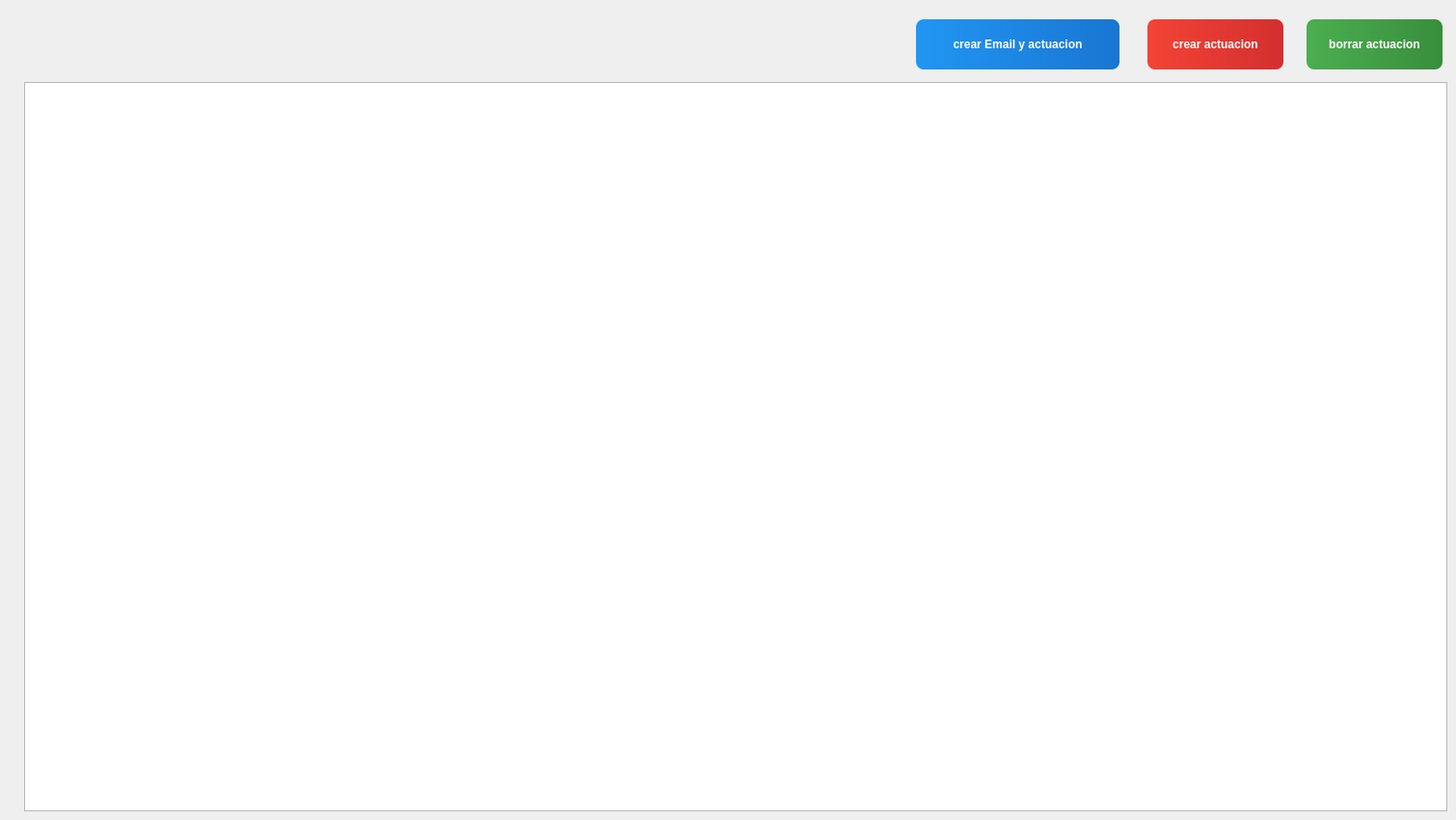
    <widget class="QWidget" name="Actuaciones">
     <attribute name="title">
      <string>Actuaciones</string>
     </attribute>
     <widget class="QTableWidget" name="tableActuaciones">
      <property name="geometry">
       <rect>
        <x>25</x>
        <y>85</y>
        <width>1476</width>
        <height>756</height>
       </rect>
      </property>
      <attribute name="horizontalHeaderMinimumSectionSize">
       <number>70</number>
      </attribute>
      <attribute name="verticalHeaderDefaultSectionSize">
       <number>70</number>
      </attribute>
      <attribute name="verticalHeaderMinimumSectionSize">
       <number>70</number>
      </attribute>
     </widget>
     <widget class="QPushButton" name="add_actuacion">
      <property name="geometry">
       <rect>
        <x>1355</x>
        <y>20</y>
        <width>141</width>
        <height>52</height>
       </rect>
      </property>
      <property name="styleSheet">
       <string notr="true">QPushButton {
    background: qlineargradient(x1:0,y1:0,x2:1,y2:0, stop:0 #4CAF50, stop:1 #388E3C);
    color: #ffffff;
    border: none;
    border-radius: 8px;
    padding: 6px 12px;
    font-weight: 600;
}
QPushButton:hover {
    background: qlineargradient(x1:0,y1:0,x2:1,y2:0, stop:0 #66BB6A, stop:1 #4CAF50);
}
QPushButton:pressed {
    background: #2E7D32;
}</string>
      </property>
      <property name="text">
       <string>borrar actuacion</string>
      </property>
     </widget>
     <widget class="QPushButton" name="borrar_actuacion">
      <property name="geometry">
       <rect>
        <x>1190</x>
        <y>20</y>
        <width>141</width>
        <height>52</height>
       </rect>
      </property>
      <property name="styleSheet">
       <string notr="true">QPushButton {
    background: qlineargradient(x1:0,y1:0,x2:1,y2:0, stop:0 #f44336, stop:1 #d32f2f);
    color: #ffffff;
    border: none;
    border-radius: 8px;
    padding: 6px 12px;
    font-weight: 600;
}
QPushButton:hover {
    background: qlineargradient(x1:0,y1:0,x2:1,y2:0, stop:0 #ef5350, stop:1 #f44336);
}
QPushButton:pressed {
    background: #c62828;
}</string>
      </property>
      <property name="text">
       <string>crear actuacion</string>
      </property>
     </widget>
     <widget class="QPushButton" name="crear_actuacion_mail">
      <property name="geometry">
       <rect>
        <x>950</x>
        <y>20</y>
        <width>211</width>
        <height>52</height>
       </rect>
      </property>
      <property name="styleSheet">
       <string notr="true">QPushButton {
    background: qlineargradient(x1:0,y1:0,x2:1,y2:0, stop:0 #2196F3, stop:1 #1976D2);
    color: #ffffff;
    border: none;
    border-radius: 8px;
    padding: 6px 12px;
    font-weight: 600;
}
QPushButton:hover {
    background: qlineargradient(x1:0,y1:0,x2:1,y2:0, stop:0 #42A5F5, stop:1 #2196F3);
}
QPushButton:pressed {
    background: #1565C0;
}</string>
      </property>
      <property name="text">
       <string>crear Email y actuacion</string>
      </property>
     </widget>
    </widget>
